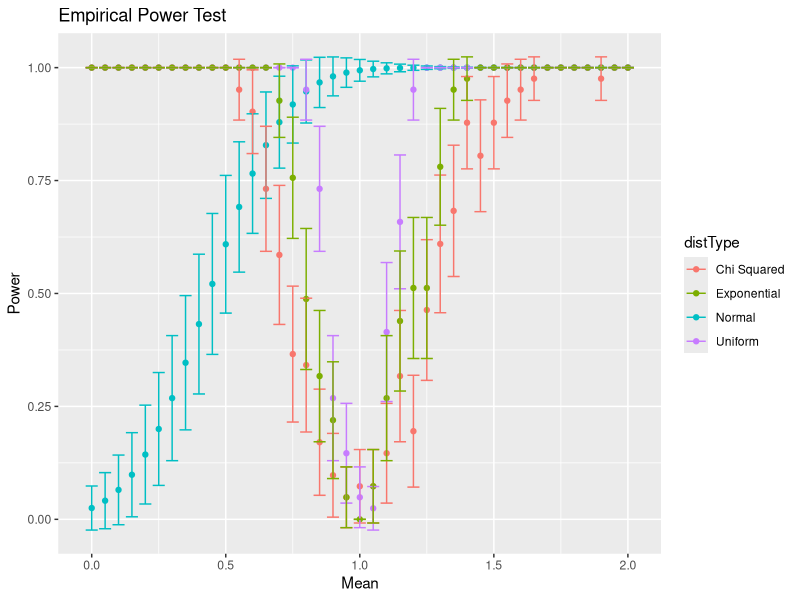

Write R code to recreate this figure.
## ---- chunk 1
knitr::opts_chunk$set(echo = TRUE)
## ---- chunk 2
library(ggplot2)
## ---- chunk 3
#Part a: looking at a type I error
#all follow a similar algorithm as shown on page 193 in SCRR
n <- 100 #number of replicates
a <- 0.05 #significance level alpha
muA <- mean(rchisq(n, df = 1)) #mu0 in part a
muB <- mean(runif(n, 0, 2)) #mu0 in part b
muC <- mean(rexp(n, rate = 1)) #mu0 in part c
#become alternatives in the estimate power of a test (b).

m <- 1000 #number of replicates
pA <- numeric(m)
pB <- numeric(m)
pC <- numeric(m)

for(i in 1:m){
  xA <- rchisq(n, df = 1) #sample dist part a
  xB <- runif(n, 0, 2) #sample dist part b
  xC <- rexp(n, rate = 1) #sample dist part c
  
  ttestA <- t.test(xA, alternative = "two.sided",mu = muA)
  ttestB <- t.test(xB, alternative = "two.sided",mu = muB)
  ttestC <- t.test(xC, alternative = "two.sided",mu = muC)
  
  pA[i] <- ttestA$p.value
  pB[i] <- ttestB$p.value
  pC[i] <- ttestC$p.value
}

pHatA <- mean(pA <= a)
pHatB <- mean(pB <= a)
pHatC <- mean(pC <= a)

seHatA <- sqrt(pHatA * (1- pHatA)/m)
seHatB <- sqrt(pHatB * (1- pHatB)/m)
seHatC <- sqrt(pHatC * (1- pHatC)/m)
#Means:
cat("The means (of the p-values) are: ", c(pHatA, pHatB, pHatC), "\n")
#SE:
cat("The standard errors (of the p-values) are: ", c(seHatA, seHatB, seHatC))

#Part b: Estimating power of a test and outputting empirical power curves of the t-test from the three previous situations
#initial data array
mu1 <- c(seq(0,2,1/20))
MC <- length(mu1)
powA <- numeric(MC)
powB <- numeric(MC)
powC <- numeric(MC)
powNorm <- numeric(MC)

#select theta_1 from the parameter subspace
#muA, muB, and muC values
#set for loop
for(j in 1:MC){
  #Chi Squared Distribution
  pvalA <- replicate(MC, expr = {
    xA <- rchisq(n, df = 1) #sample dist part a
    ttestA <- t.test(xA, alternative = "two.sided",mu = mu1[j])
    ttestA$p.value
  })
  powA[j] <- mean(pvalA <= a)
  #Uniform Distribution
  pvalB <- replicate(MC, expr = {
    xB <- runif(n, 0, 2) #sample dist part b
    ttestB <- t.test(xB, alternative = "two.sided",mu = mu1[j])
    ttestB$p.value
  })
  powB[j] <- mean(pvalB <= a)
  #Exponential Distribution
  pvalC <- replicate(MC, expr = {
    xC <- rexp(n, rate = 1) #sample dist part c
    ttestC <- t.test(xC, alternative = "two.sided",mu = mu1[j])
    ttestC$p.value
  })
  powC[j] <- mean(pvalC <= a)
  #Normal Distribution using power.t.test function
  powerTest <- power.t.test(n = MC, delta = mu1[j],sig.level = a,alternative = "two.sided")
  powNorm[j] <- powerTest$power
  
}

#making of the data frame
mean <- c(mu1,mu1,mu1,mu1)
powerR <- c(powNorm, powA, powB, powC)
distType <- c(replicate(MC, "Normal"),replicate(MC, "Chi Squared"),replicate(MC, "Uniform"),replicate(MC, "Exponential"))

data <- data.frame(mean, powerR,distType)

ggplot(data = data, aes(x = mean, y = powerR, color = distType)) +
  geom_point() +
  labs(x = 'Mean', y = 'Power', title = 'Empirical Power Test') +
  geom_errorbar(data = data, mapping = aes(x = mean, ymin = powerR - 2*(sqrt(powerR * (1- powerR)/MC)), ymax = powerR + 2*(sqrt(powerR * (1- powerR)/MC))))

## ---- chunk 4
#part a estimate alpha using MCEM
n <- 10 # distribution size
m <- 100 #Monte Carlo sample size
l <- 2 #lambda is equal to 2
#z test with Monte Carlo
ztest <- replicate(m, expr = {
  x <- rpois(n, l) #samples
  ztest <- (mean(x)-2)/(sd(x)/sqrt(n))
})
#alpha estimate
aMC <- mean(ztest > 2.326)
cat("Alpha estimate using MC:", aMC)
## ---- chunk 5
n <- 10
m <- 100
l <- 2
g <- function(x) dpois(x,1.5*l)
f <- function(x) 
phi <- function(x) as.numeric(x > 2.326)
